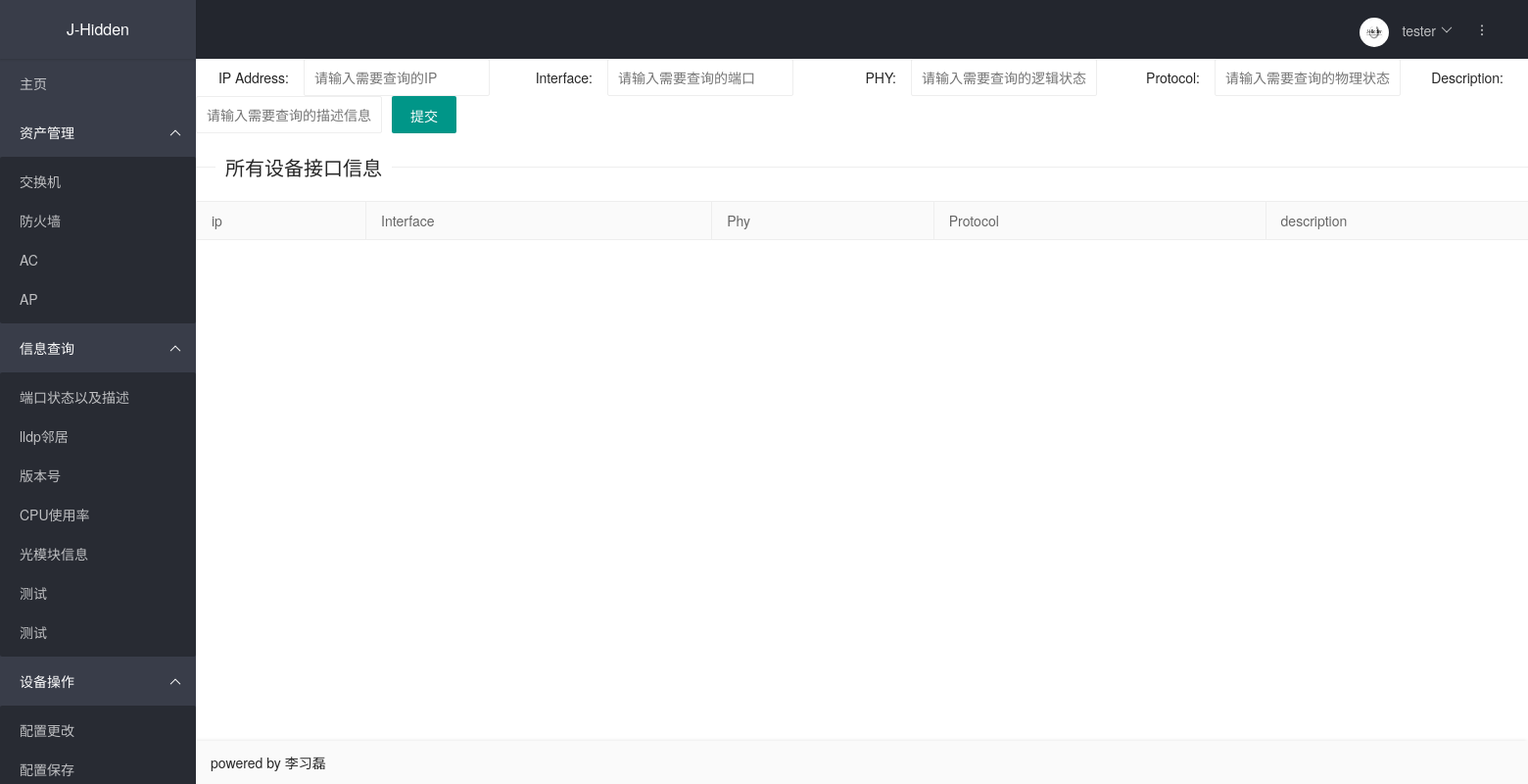
Page /display_interface_description/ on the earlier database version.
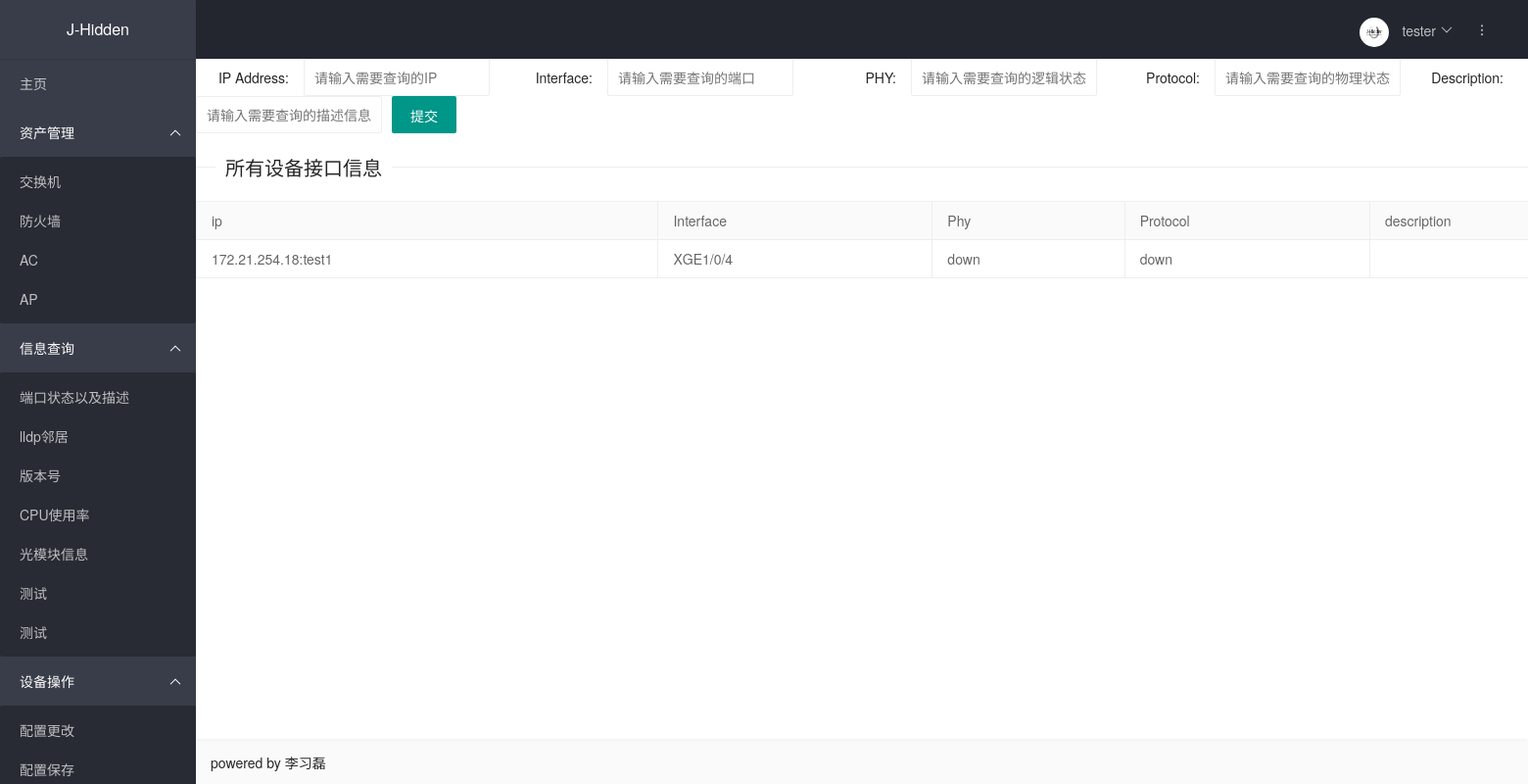
Same page on the later database version.
### cmdb/models.py (models this page shows, shortened)
class Interface(models.Model):
    name = models.CharField(verbose_name='端口名称', max_length=256)
    phy = models.CharField(verbose_name='物理接口状态', max_length=256)
    protocol = models.CharField(verbose_name='逻辑接口状态', max_length=256)
    desc = models.CharField(verbose_name='端口描述', max_length=256)
    device = models.ForeignKey('Device', verbose_name='IP地址', on_delete=models.CASCADE)
    class Meta:
        unique_together = ('name', 'device')

class Device(models.Model):
    group_choices = (
        ('0', '一组'),
        ('1', '二组'),
        ('2', '三组'),
    )
    ip = models.GenericIPAddressField(verbose_name='IP地址', unique=True)
    name = models.CharField(verbose_name='设备名称', max_length=128)
    username = models.CharField(verbose_name='用户名', default='lixilei',max_length=128)
    password = models.CharField(verbose_name='密码', default='lixilei6028', max_length=128)
    port = models.CharField(verbose_name='端口', default=22, max_length=128)
    platform = models.CharField(verbose_name='平台(netmiko)', max_length=128)
    sn = models.CharField(verbose_name='sn', max_length=128, unique=True,)
    vendor = models.CharField(verbose_name='厂商', max_length=128)
    role = models.CharField(verbose_name='设备类型', max_length=128,)
    is_virtual = models.BooleanField(verbose_name='虚拟化', default=False)
    group = models.CharField(verbose_name='运维组', choices=group_choices,  max_length=128)
    creat_time = models.DateTimeField(verbose_name='创建时间', auto_now_add=True)
    update_time = models.DateTimeField(verbose_name='更新时间', auto_now=True)
    def __str__(self):
        return '{}:{}'.format(self.ip, self.name)

### cmdb/views.py (the view, shortened to what this page needs)
# urls.py: path('display_interface_description/', Display_interface_description.as_view(), name='display_interface_description'),
class Display_interface_description(View):
    def get(self, request):
        display_interface_description = Interface.objects.all()
        return render(request, 'display_interface_description.html', {'display_interface_description': display_interface_description})

### cmdb/templates/display_interface_description.html (shortened to what this page needs)
{% extends 'base.html' %}
{% block head %}
    <link rel="stylesheet" href="../static/css/layui.css"  media="all">
{% endblock head %}
{% block content %}
<form action="" method="post">
  <div class="layui-form-item">
    <label class="layui-form-label">IP Address:</label>
    <div class="layui-input-inline">
      <input type="text" name="ip" lay-verify="pass" placeholder="请输入需要查询的IP" autocomplete="off" class="layui-input">
    </div>
    <label class="layui-form-label">Interface:</label>
    <div class="layui-input-inline">
      <input type="text" name="interface" lay-verify="pass" placeholder="请输入需要查询的端口" autocomplete="off" class="layui-input">
    </div>
    <label class="layui-form-label">PHY:</label>
    <div class="layui-input-inline">
      <input type="text" name="phy" lay-verify="pass" placeholder="请输入需要查询的逻辑状态" autocomplete="off" class="layui-input">
    </div>
    <label class="layui-form-label">Protocol:</label>
    <div class="layui-input-inline">
      <input type="text" name="protocol" lay-verify="pass" placeholder="请输入需要查询的物理状态" autocomplete="off" class="layui-input">
    </div>
    <label class="layui-form-label">Description:</label>
    <div class="layui-input-inline">
      <input type="text" name="description" lay-verify="pass" placeholder="请输入需要查询的描述信息" autocomplete="off" class="layui-input">
    </div>
   <button type="submit" class="layui-btn" lay-submit="" lay-filter="demo1">提交</button>
  </div>
</form>
<div style="width: 1500px; position:center;">
 <fieldset class="layui-elem-field layui-field-title" style="margin-top: 20px";>
  <legend>所有设备接口信息</legend>
 </fieldset>
<table class="layui-table">
    <thead>
    <tr>
        <th>ip</th>
        <th>Interface</th>
        <th>Phy</th>
        <th>Protocol</th>
        <th>description</th>
    </tr>
    </thead>
    <tbody>
    {% for i in display_interface_description %}
         <tr>
             <td>{{ i.device }}</td>
             <td>{{ i.name }}</td>
             <td>{{ i.phy }}</td>
             <td>{{ i.protocol }}</td>
             <td>{{ i.desc }}</td>
         </tr>
    {% endfor %}
    </tbody>
</table>
</div>
{% endblock content %}

Differences in the rows shown:
added Interface: device "172.21.254.18:test1", name "XGE1/0/4", phy "down", protocol "down"
